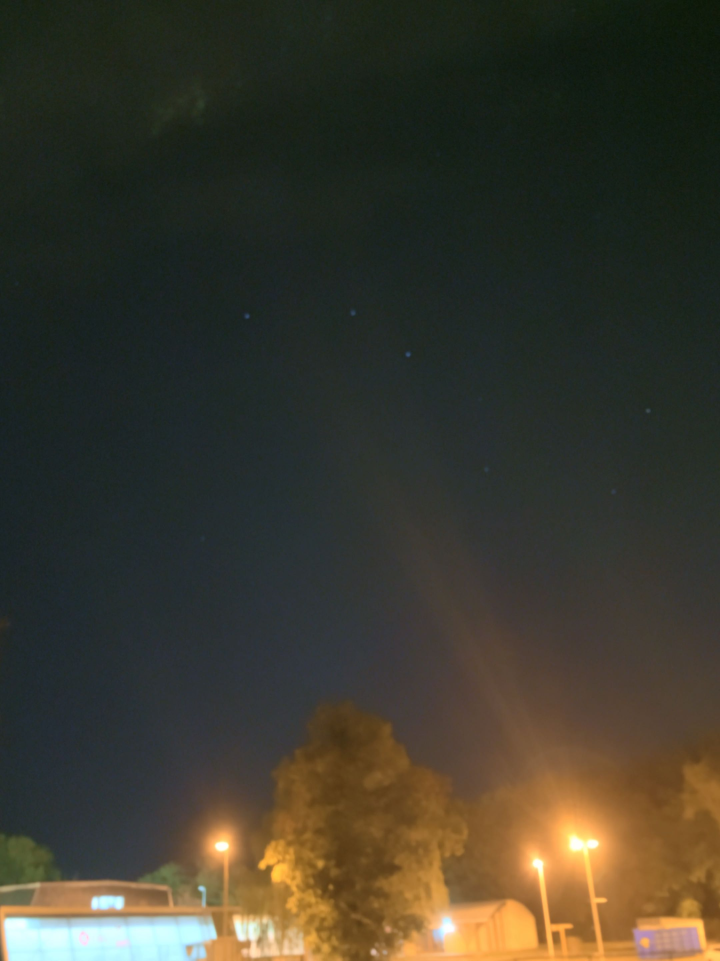
#> input picture detection/input/5EDC6EFC-96D4-4133-B3E6-95080B4A5F90.jpg, 2160 x 2881 px, found by its file name (shown at 1/3 size)
$ python star_detection.py
#> lines starting #> are read from the running program, lines starting #| are printed output that depends on the picture
from dataclasses import dataclass
from pathlib import Path
import cv2
import numpy as np

@dataclass(frozen=True)
class Star:
    x: int
    y: int

@dataclass
class Detection:
    stars: list[Star]
    width: int
    height: int

class StarDetector:
    # loads the photo
    def __init__(self, path: Path):
        self.image: np.ndarray = self.read_image(path).astype(np.float32)
        self.height: int = self.image.shape[0]
        self.width: int = self.image.shape[1]

    # reads the photo in black and white and shrinks it to 1024 px at most
    def read_image(self, path: Path) -> np.ndarray:
        image = cv2.imread(str(path), cv2.IMREAD_GRAYSCALE)
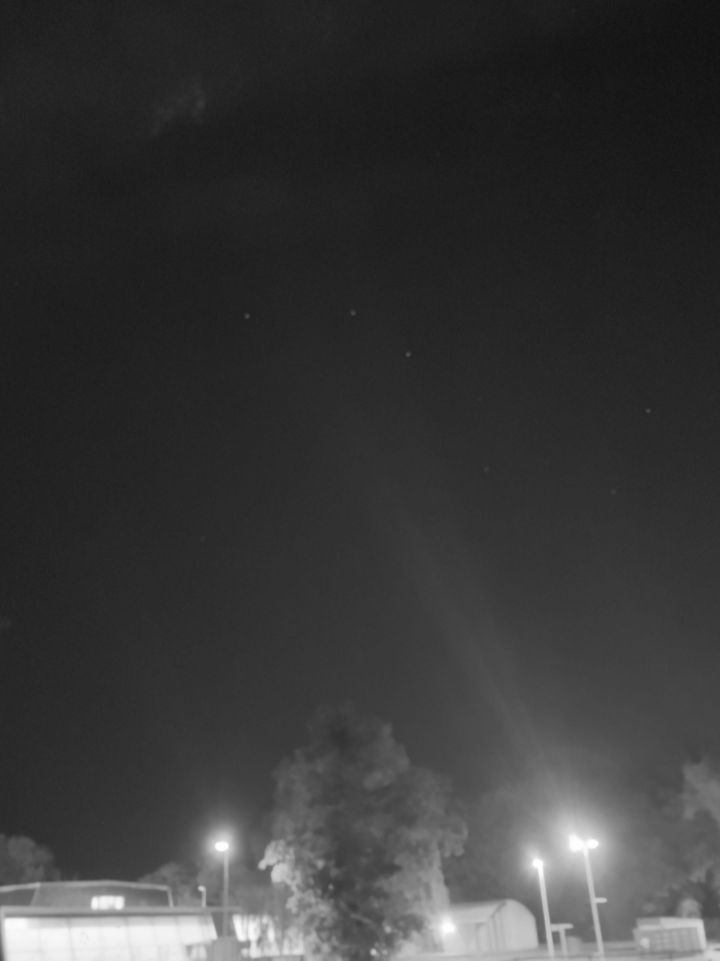
#> image: shape (2881, 2160) (shown at 1/3 size); min 15, max 255, mean 57.1
        if image is None:
            raise FileNotFoundError(path)
        reduction: float = 1024 / max(image.shape)
#> reduction = 0.355
        if reduction < 1:
            image = cv2.resize(image, None, fx=reduction, fy=reduction, interpolation=cv2.INTER_AREA)
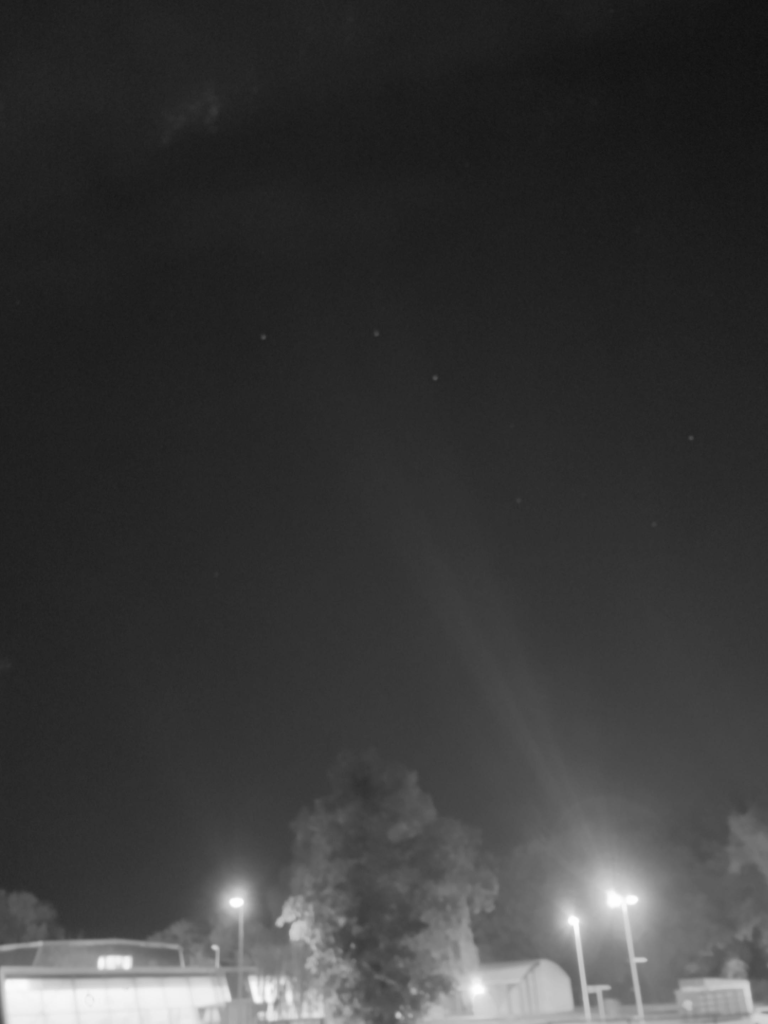
#> image: shape (1024, 768); min 17, max 255, mean 57.1
        return image

    # finds every pixel brighter than all its neighbours  (star candidates)
    def find_peaks(self) -> tuple[np.ndarray, np.ndarray]:
        local_max = cv2.dilate(self.image, np.ones((9, 9), np.uint8))
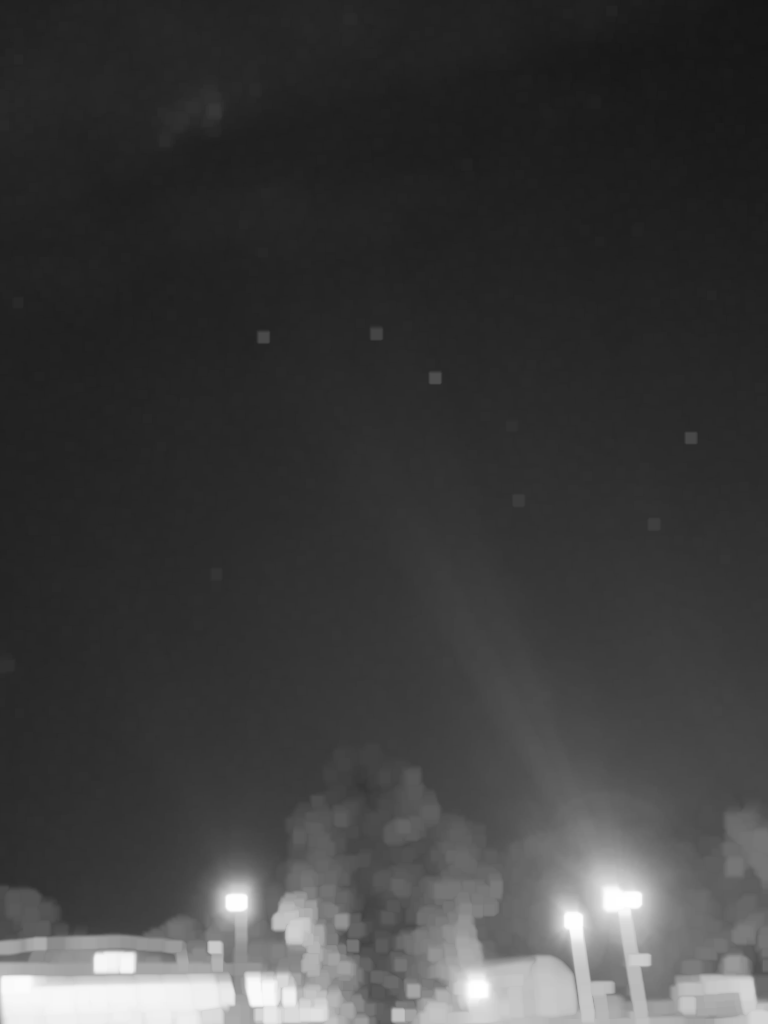
#> local_max: shape (1024, 768) float32; min 22, max 255, mean 61.3
        local_min = cv2.erode(self.image, np.ones((9, 9), np.uint8))
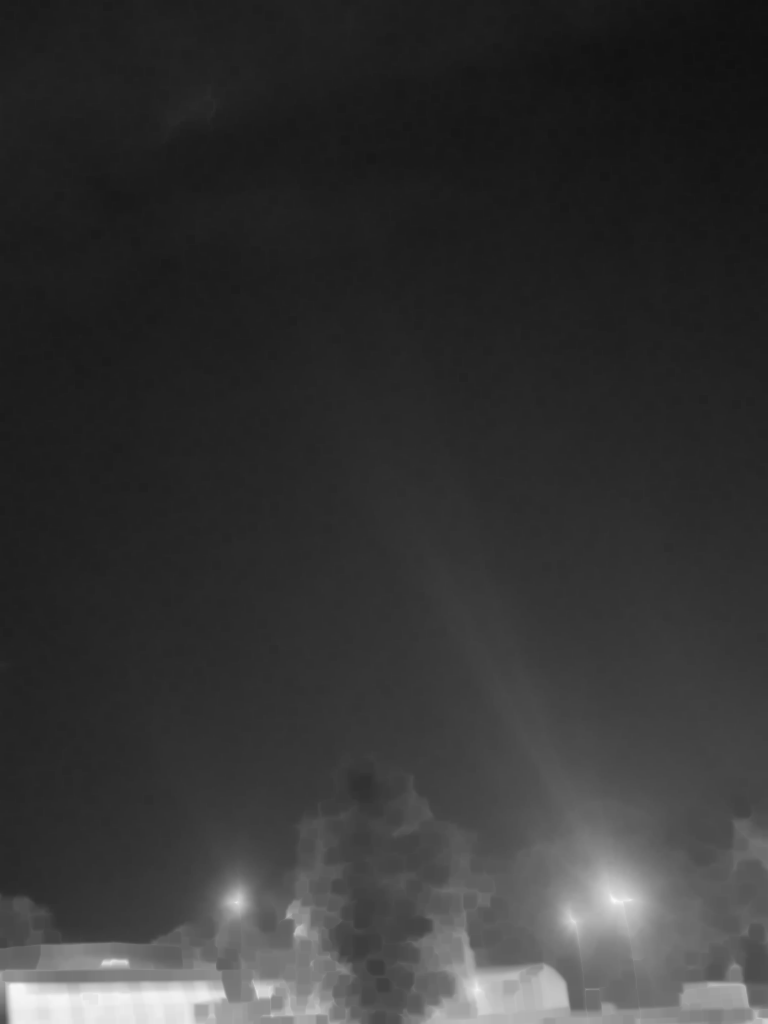
#> local_min: shape (1024, 768) float32; min 17, max 250, mean 53.1
        is_peak = (self.image == local_max) & (self.image > local_min + 1) # brightest pixel of its 9x9 square, and not in a flat area
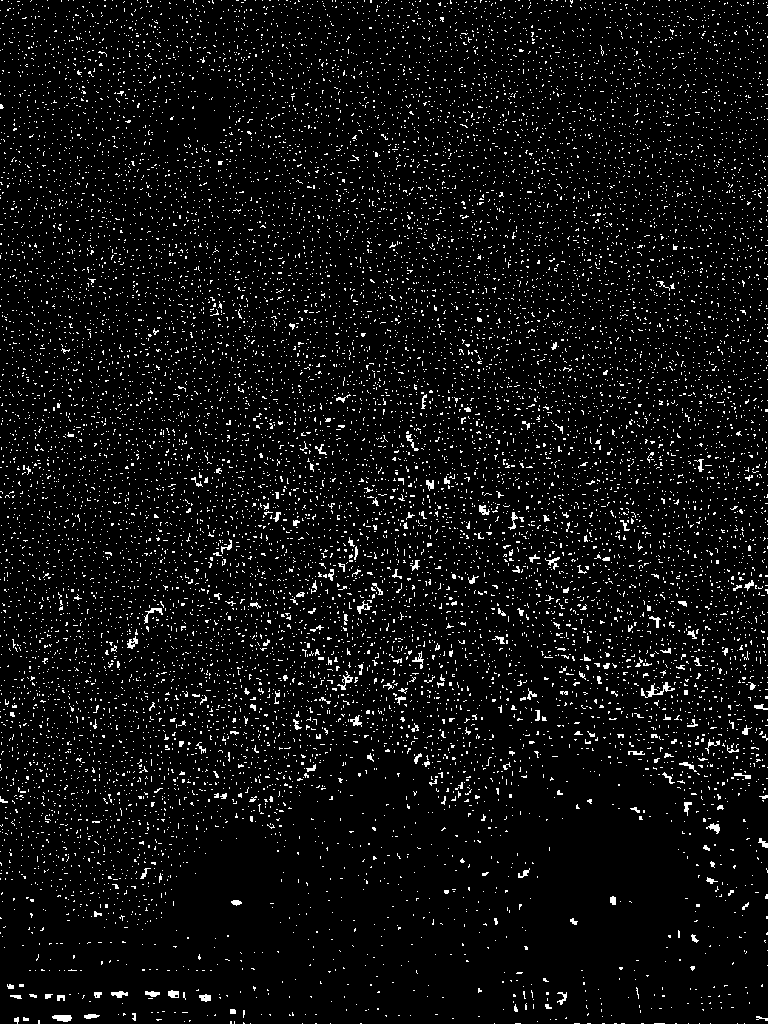
#> is_peak: shape (1024, 768) bool; 5.3% white in thin lines or dots
        ys, xs = np.nonzero(is_peak) # rows and columns of the True pixels
        return xs, ys

    # gives each candidate a contrast
    def get_contrasts(self, xs: np.ndarray, ys: np.ndarray) -> np.ndarray:
        surrounding = cv2.blur(self.image, (36, 36))
        excess = self.image[ys, xs] - surrounding[ys, xs]
        ordinary: float = np.median(excess)
#> ordinary = 1.5
        spread: float = np.median(np.abs(excess - ordinary))
#> spread = 0.508
        return (excess - ordinary) / spread

    # checks that the candidate is a small point surrounded by black
    def is_isolated(self, darkest: float, x: int, y: int) -> bool:
        half_height: float = darkest + (self.image[y, x] - darkest) / 2
        top: int = max(0, y - 6)
        left: int = max(0, x - 6)
        square = self.image[top:y + 7, left:x + 7]
        border = np.concatenate([square[0], square[-1], square[:, 0], square[:, -1]])
        return border.max() <= half_height

    # checks that the candidate is not right next to a star already kept
    def is_already_found(self, stars: list[Star], x: int, y: int) -> bool:
        # two touching pixels with the same brightness are the same star
        for star in stars:
            if abs(star.x - x) <= 4 and abs(star.y - y) <= 4:
                return True
        return False

    # chains all the steps and returns the stars found
    def detect(self) -> Detection:
        xs, ys = self.find_peaks()
        contrasts = self.get_contrasts(xs, ys)
        darkest_around = cv2.erode(self.image, np.ones((36, 36), np.uint8))
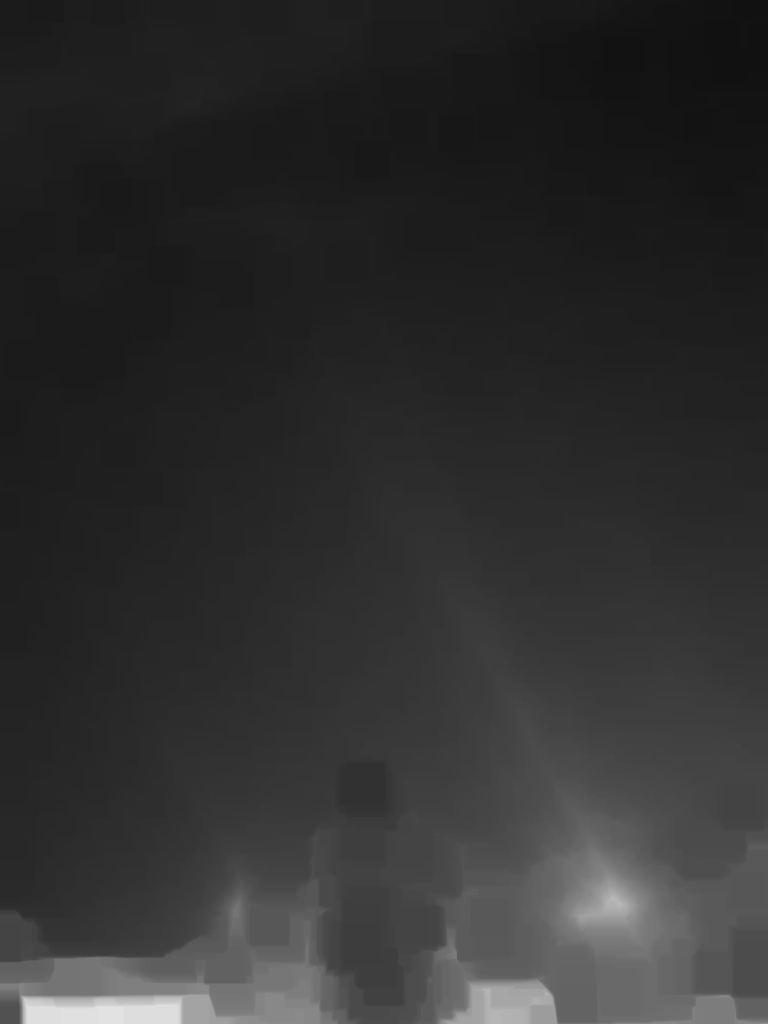
#> darkest_around: shape (1024, 768) float32; min 17, max 226, mean 48

        stars: list[Star] = []
        # best contrast first
        for i in np.argsort(-contrasts):
            # contrasts are sorted, so all the next ones are too low
            if contrasts[i] < 15 or len(stars) == 80:
                break
            x = int(xs[i])
            y = int(ys[i])
            if self.is_already_found(stars, x, y):
                continue
            if self.is_isolated(darkest_around[y, x], x, y):
                stars.append(Star(x, y))
#> this loop made 1482 passes
#> (i, x, y, half_height in is_isolated, top in is_isolated, left in is_isolated) on passes 1 to 3: (41488, 398, 1015, 134.5, 1009, 392), (41489, 399, 1015, 135.5, 1009, 393), (39636, 231, 901, 174.5, 895, 225)
#> after the loop, stars = 9 items

        return Detection(stars, self.width, self.height)

def main():
    detection = StarDetector(Path("detection/input/5EDC6EFC-96D4-4133-B3E6-95080B4A5F90.jpg")).detect()
    print("Image: "+str(detection.width)+" x "+str(detection.height))
#| Image: 768 x 1024
    print("Stars found: "+str(len(detection.stars)))
#| Stars found: 9
    for star in detection.stars:
        print(star.x, star.y)
#> this loop made 9 passes
#| 399 1015
#| 263 337
#| 435 378
#| 353 946
#| 690 437
#| 376 334
#| 653 524
#| 518 500
#> (further printed lines are left out)

if __name__ == "__main__":
    main()
